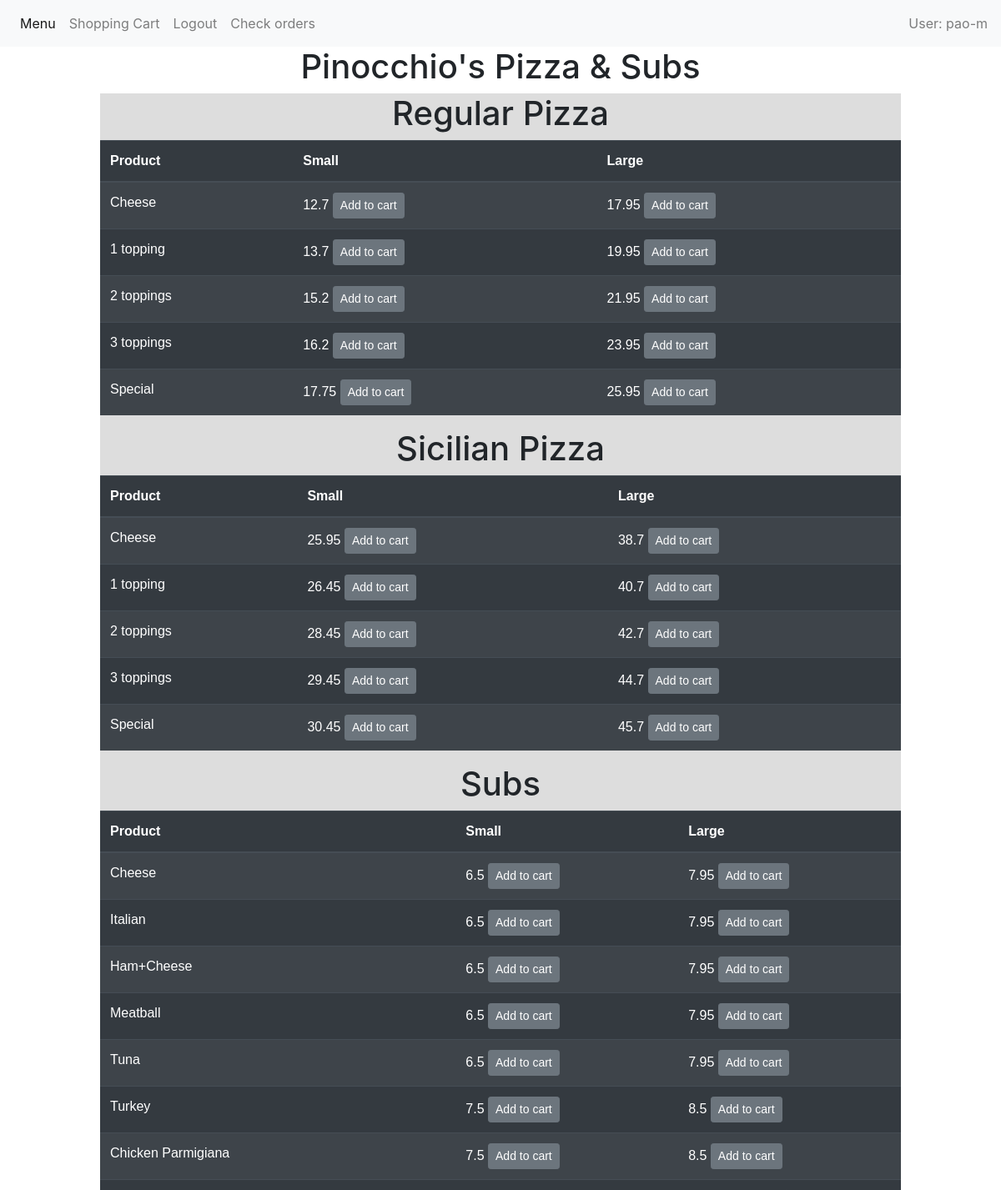
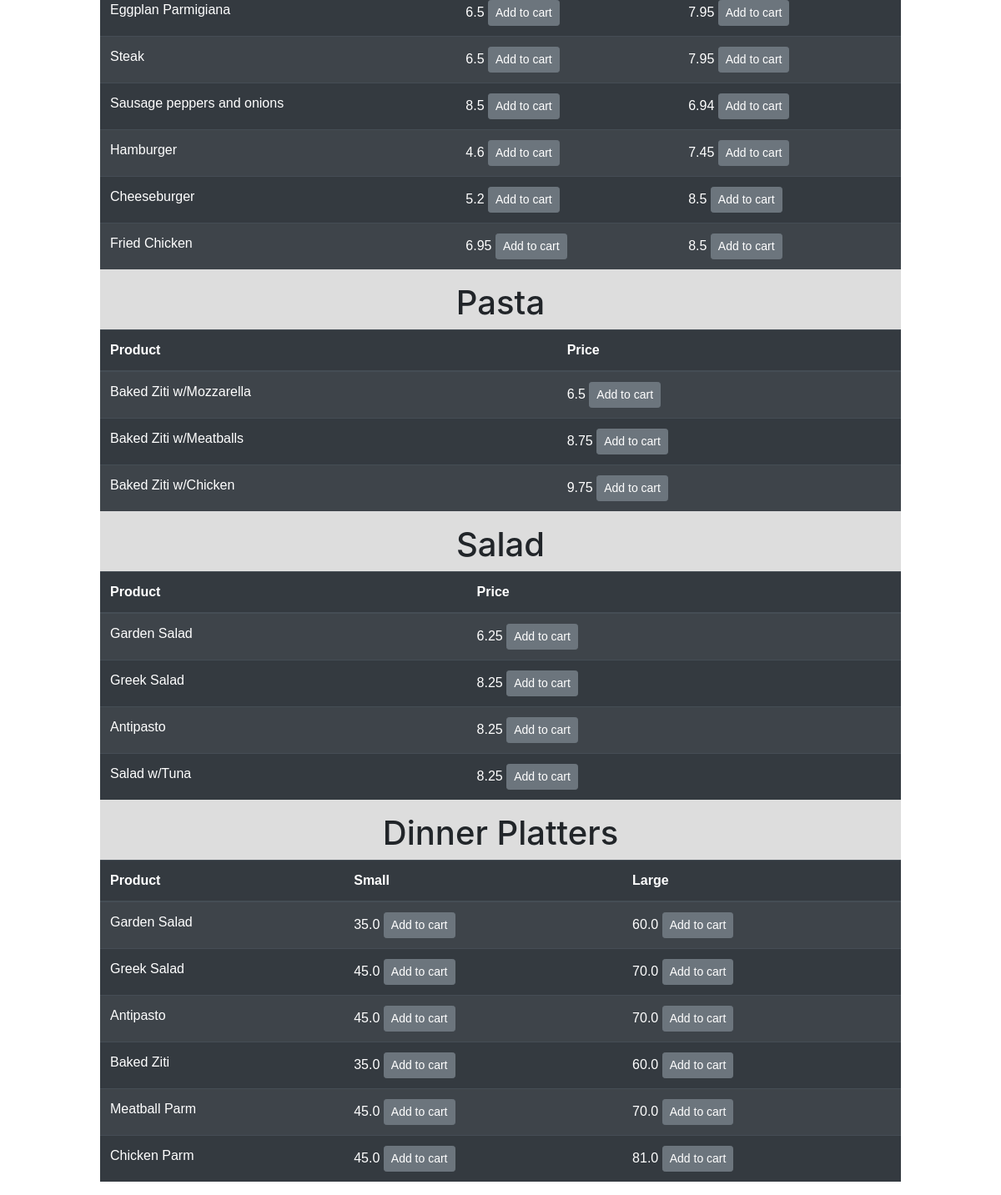
The page /menu/ (signed in) on the database its author committed (2 pictures, top to bottom).
### orders/models.py (models this page shows, shortened)
class Pizza(models.Model):
    id = models.IntegerField(
        primary_key=True
    )
    product = models.CharField(
        max_length=64,
        null=False
    )
    tipe = models.CharField(
        max_length=64,
        null=False
    )
    size = models.CharField(
        max_length=64,
        null=False
    )
    price = models.FloatField(null=False)

### orders/views.py (the view)
# urls.py: path("menu/", views.menu, name="menu"),
def menu(request):
    context = {
        "regular_pizza": zip(models.Pizza.objects.filter(tipe="RP", size="S"), models.Pizza.objects.filter(tipe="RP", size="L")),
        "sicilian_pizza": zip(models.Pizza.objects.filter(tipe="SP", size="S"), models.Pizza.objects.filter(tipe="SP", size="L")),
        "toppings": models.Topping.objects.all(),
        "subs": zip(models.Pizza.objects.filter(tipe="Sub", size="S"), models.Pizza.objects.filter(tipe="Sub", size="L")),
        "pasta": models.Pizza.objects.filter(tipe="Pasta"),
        "salad": models.Pizza.objects.filter(tipe="Salad"),
        "dinnerplatters": zip(models.Pizza.objects.filter(tipe="DP", size="S"), models.Pizza.objects.filter(tipe="DP", size="L"))
    }
    if (request.user.get_username()):
        return render(request, "orders/menu.html", context)
    else:
        return redirect('/login',  {"message": "You need to be logged."})

### orders/templates/orders/menu.html (shortened to what this page needs)
{% extends "orders/base.html" %} {% block title %} Menu {% endblock %}
{% block body %}
{% load staticfiles %}
<div align="center">
    <h1>Pinocchio's Pizza & Subs</h1>
</div>
<div class="tabla_index">
    <table class="table table-striped table-dark">
        <div align="center">
            <h1> Regular Pizza</h1>
        </div>
        <thead>
            <tr>
                <th scope="col">Product</th>
                <th scope="col">Small</th>
                <th scope="col">Large</th>
            </tr>
        </thead>
        <tbody>
            {% for pizza_s,pizza_l in regular_pizza %}
            <tr>
                <td>{{pizza_s.product}}</td>
                <td> {{pizza_s.price}} <a type="button"  class="btn btn-secondary btn-sm" id = "btn" href="{% url 'topping'  pizza_s.id %}"> Add to cart </a> </td>
                <td>{{pizza_l.price}}  <a type="button"  class="btn btn-secondary btn-sm" id = "btn" href="{% url 'topping'  pizza_l.id %}"> Add to cart </a> </td>
            </tr>
            {% endfor %}
        </tbody>
    </table>
    <table class="table table-striped table-dark">
        <div align="center">
            <h1>Sicilian Pizza</h1>
        </div>
        <thead>
            <tr>
                <th scope="col">Product</th>
                <th scope="col">Small</th>
                <th scope="col">Large</th>
            </tr>
        </thead>
        <tbody>
            {% for pizza_s,pizza_l in sicilian_pizza %}
            <tr>
                <td>{{pizza_s.product}}</td>
                <td>{{pizza_s.price}} <a type="button"  class="btn btn-secondary btn-sm" id = "btn" href="{% url 'topping'  pizza_s.id %}"> Add to cart </a></td>
                <td>{{pizza_l.price}} <a type="button"  class="btn btn-secondary btn-sm" id = "btn" href="{% url 'topping'  pizza_l.id %}"> Add to cart </a></td>
            </tr>
            {% endfor %}
        </tbody>
    </table>
    <table class="table table-striped table-dark">
        <div align="center">
            <h1>Subs</h1>
        </div>
        <thead>
            <tr>
                <th scope="col">Product</th>
                <th scope="col">Small</th>
                <th scope="col">Large</th>
            </tr>
        </thead>
        <tbody>
            {% for sub_s,sub_l in subs %}
            <tr>
                <td>{{sub_s.product}}</td>
                <td>{{sub_s.price}} <a type="button"  class="btn btn-secondary btn-sm" id = "btn" href="{% url 'topping'  sub_s.id %}"> Add to cart </a></td>
                <td>{{sub_l.price}} <a type="button"  class="btn btn-secondary btn-sm" id = "btn" href="{% url 'topping'  sub_l.id %}"> Add to cart </a></td>
            </tr>
            {% endfor %}
        </tbody>
    </table>
    <table class="table table-striped table-dark">
        <div align="center">
            <h1>Pasta</h1>
        </div>
        <thead>
            <tr>
                <th scope="col">Product</th>
                <th scope="col">Price</th>
            </tr>
        </thead>
        <tbody>
            {% for pas in pasta %}
            <tr>
                <td>{{pas.product}}</td>
                <td>{{pas.price}}  <a type="button"  class="btn btn-secondary btn-sm" id = "btn" href="{% url 'topping'  pas.id %}"> Add to cart </a></td>
            </tr>
            {% endfor %}
        </tbody>
    </table>
    <table class="table table-striped table-dark">
        <div align="center">
            <h1>Salad</h1>
        </div>
        <thead>
            <tr>
                <th scope="col">Product</th>
                <th scope="col">Price</th>
            </tr>
        </thead>
        <tbody>
            {% for sal in salad %}
            <tr>
                <td>{{sal.product}}</td>
                <td>{{sal.price}}  <a type="button"  class="btn btn-secondary btn-sm" id = "btn" href="{% url 'topping'  sal.id %}"> Add to cart </a></td>
            </tr>
            {% endfor %}
        </tbody>
    </table>
    <table class="table table-striped table-dark">
        <div align="center">
            <h1>Dinner Platters</h1>
        </div>
        <thead>
            <tr>
                <th scope="col">Product</th>
                <th scope="col">Small</th>
                <th scope="col">Large</th>
            </tr>
        </thead>
        <tbody>
            {% for d1,d2 in dinnerplatters %}
            <tr>
                <td>{{d1.product}}</td>
                <td>{{d1.price}}  <a type="button"  class="btn btn-secondary btn-sm" id = "btn" href="{% url 'topping'  d1.id %}"> Add to cart </a></td>
                <td>{{d2.price}}  <a type="button"  class="btn btn-secondary btn-sm" id = "btn" href="{% url 'topping'  d2.id %}"> Add to cart </a></td>
            </tr>
            {% endfor %}
        </tbody>
    </table>
</div>
{% endblock %}

### orders/templates/orders/base.html (shortened to what this page needs)
{% load static %}
<!DOCTYPE html>
<html>
<head>
    <link rel="stylesheet" href="https://stackpath.bootstrapcdn.com/bootstrap/4.3.1/css/bootstrap.min.css">
    <link rel="stylesheet" href="//maxcdn.bootstrapcdn.com/bootstrap/3.2.0/css/bootstrap-theme.min.css">
    <link rel="stylesheet" href="{% static 'css/style1.css' %}">
</head>
<body>
    <div>
            <nav class="navbar navbar-expand-lg navbar-light bg-light">
                    <div class="collapse navbar-collapse" id="navbarSupportedContent">
                      <ul class="navbar-nav mr-auto">
                        <li class="nav-item active">
                          <a class="nav-link" href="{% url 'menu'  %}" id="">Menu<span class="sr-only">(current)</span></a>
                        </li>
                        <li class="nav-item">
                                <a class="nav-link" href="{%url 'ShowCarrito'%}"> Shopping Cart </a>
                              </li>
                        <li class="nav-item">
                          <a class="nav-link" href="{% url 'logout' %}" id="">Logout</a>
                        </li>
                        <li class="nav-item ">
                          <a class="nav-link" href="{%url 'Ordenes' %}"> Check orders </a>
                        </li>
                      </ul>
                      <span class="navbar-text">
                            User: {{user.get_username}}
                      </span>
                    </div>
                  </nav>
    </div>
    {% block body%} {% endblock body%}
</body>
</html>

### orders/static/css/style1.css (style rules this page uses)
table { font-family: arial, sans-serif; border-collapse: collapse; width: 80%; }
.tabla_index { background-color: #dddddd; margin-left: 10%; margin-right: 10%; }

### rows shown on the page
Pizza: product "Cheese", price "12.7", price "17.95"
Pizza: product "1 topping", price "13.7", price "19.95"
Pizza: product "2 toppings", price "15.2", price "21.95"
Pizza: product "3 toppings", price "16.2", price "23.95"
Pizza: product "Special", price "17.75", price "25.95"
Pizza: product "Cheese", price "25.95", price "38.7"
Pizza: product "1 topping", price "26.45", price "40.7"
Pizza: product "2 toppings", price "28.45", price "42.7"
Pizza: product "3 toppings", price "29.45", price "44.7"
Pizza: product "Special", price "30.45", price "45.7"
Pizza: product "Cheese", price "6.5", price "7.95"
Pizza: product "Italian", price "6.5", price "7.95"
Pizza: product "Ham+Cheese", price "6.5", price "7.95"
Pizza: product "Meatball", price "6.5", price "7.95"
Pizza: product "Tuna", price "6.5", price "7.95"
Pizza: product "Turkey", price "7.5", price "8.5"
Pizza: product "Chicken Parmigiana", price "7.5", price "8.5"
Pizza: product "Eggplan Parmigiana", price "6.5", price "7.95"
Pizza: product "Steak", price "6.5", price "7.95"
Pizza: product "Sausage peppers and onions", price "8.5", price "6.94"
Pizza: product "Hamburger", price "4.6", price "7.45"
Pizza: product "Cheeseburger", price "5.2", price "8.5"
Pizza: product "Fried Chicken", price "6.95", price "8.5"
Pizza: product "Baked Ziti w/Mozzarella", price "6.5"
Pizza: product "Baked Ziti w/Meatballs", price "8.75"
Pizza: product "Baked Ziti w/Chicken", price "9.75"
Pizza: product "Garden Salad", price "6.25"
Pizza: product "Greek Salad", price "8.25"
Pizza: product "Antipasto", price "8.25"
Pizza: product "Salad w/Tuna", price "8.25"
Pizza: product "Garden Salad", price "35.0", price "60.0"
Pizza: product "Greek Salad", price "45.0", price "70.0"
Pizza: product "Antipasto", price "45.0", price "70.0"
Pizza: product "Baked Ziti", price "35.0", price "60.0"
Pizza: product "Meatball Parm", price "45.0", price "70.0"
Pizza: product "Chicken Parm", price "45.0", price "81.0"

### other values the page prints
{{ user.get_username }} "pao-m"
